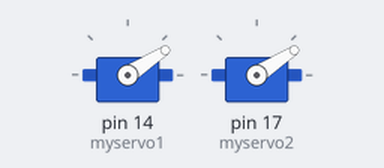
Simulated run of this sketch. Board: Arduino Uno, built with avr-gcc and run on an emulated ATmega328P. On the bench: 2 × servo.

Above: at 0.15 s.
At 9.75 s:
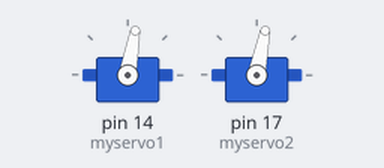
At 19.65 s:
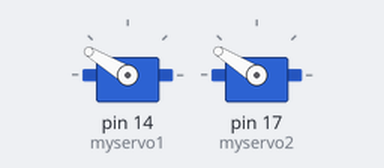
At 39.76 s:
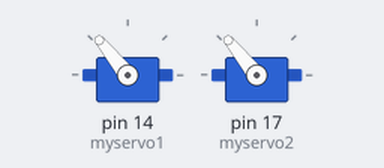
Timing chart, 0 to 40.0 s (numbered marks = the images above):
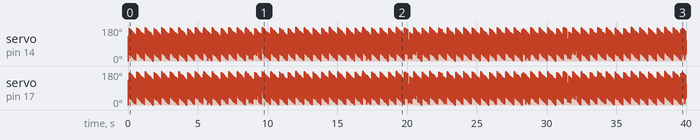

The sketch:

servos.ino
```cpp
#include <Servo.h>
Servo myservo1;
Servo myservo2;
Servo myservo3;
Servo myservo4;
int pos[4];

void setup()
{
  pos[0]=0;pos[1]=0;pos[2]=0;pos[3]=0;
  myservo1.attach(14);
  myservo2.attach(15);
  myservo2.attach(16);
  myservo2.attach(17);
}

void loop()
{
  // устанавливаем сервоприводы в серединное положение
  myservo1.write(pos[0]++);
  myservo2.write(pos[1]++);
 if(pos[0]==180)
 {pos[0]=0;
 pos[1]=0;
 } delay(0);
}
```
